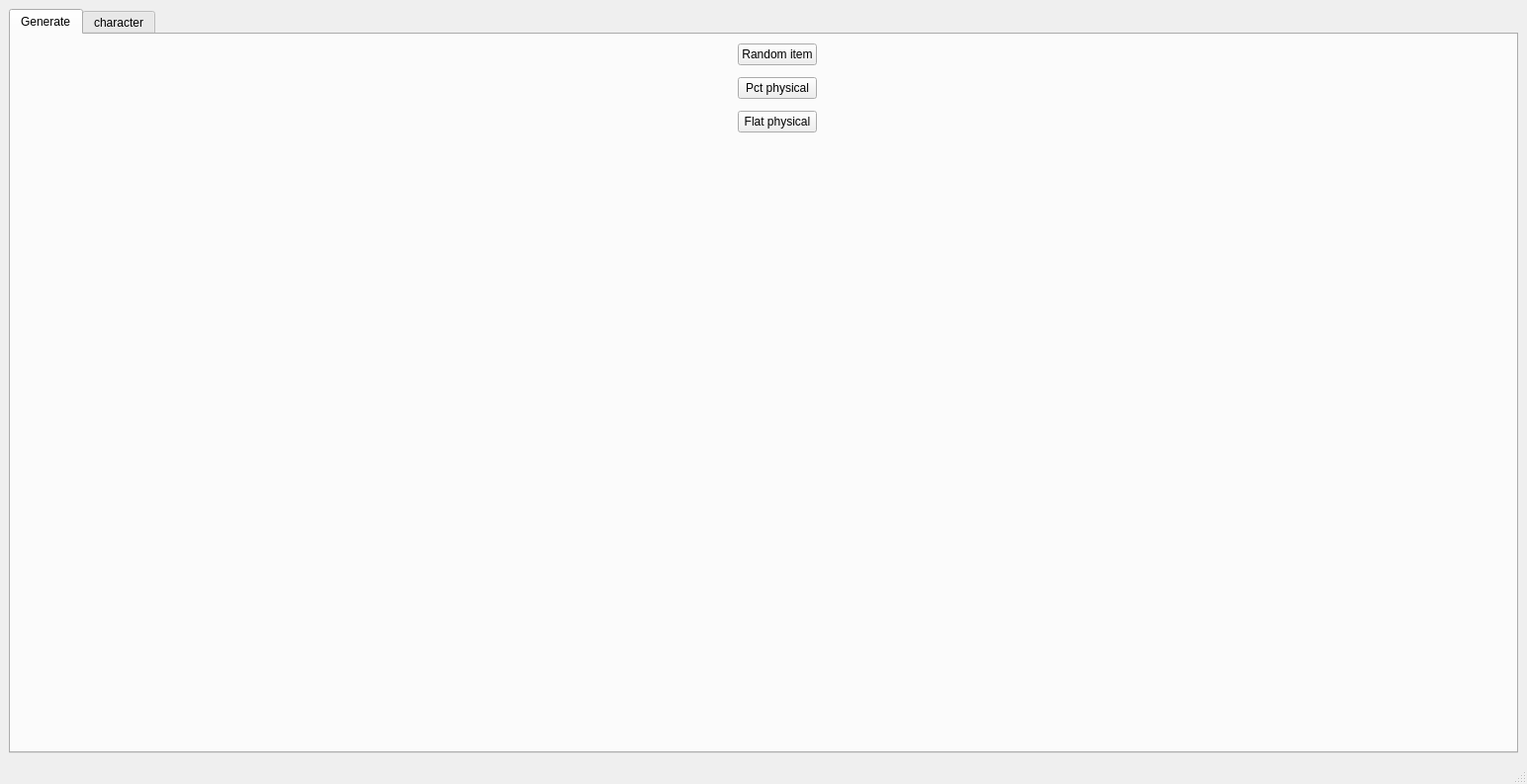
<?xml version="1.0" encoding="UTF-8"?>
<ui version="4.0">
 <class>MainWindow</class>
 <widget class="QMainWindow" name="MainWindow">
  <property name="geometry">
   <rect>
    <x>0</x>
    <y>0</y>
    <width>1544</width>
    <height>793</height>
   </rect>
  </property>
  <property name="windowTitle">
   <string>MainWindow</string>
  </property>
  <widget class="QWidget" name="centralwidget">
   <layout class="QGridLayout" name="gridLayout">
    <item row="0" column="0">
     <widget class="QTabWidget" name="tabWidget">
      <property name="currentIndex">
       <number>0</number>
      </property>
      <widget class="QWidget" name="tab_generate">
       <attribute name="title">
        <string>Generate</string>
       </attribute>
       <layout class="QGridLayout" name="gridLayout_2">
        <item row="0" column="0" rowspan="6" colspan="2">
         <widget class="BaseItemViewer" name="baseItemViewer" native="true">
          <property name="sizePolicy">
           <sizepolicy hsizetype="Fixed" vsizetype="Preferred">
            <horstretch>0</horstretch>
            <verstretch>0</verstretch>
           </sizepolicy>
          </property>
          <property name="minimumSize">
           <size>
            <width>400</width>
            <height>300</height>
           </size>
          </property>
         </widget>
        </item>
        <item row="5" column="3">
         <spacer name="verticalSpacer_2">
          <property name="orientation">
           <enum>Qt::Vertical</enum>
          </property>
          <property name="sizeHint" stdset="0">
           <size>
            <width>20</width>
            <height>40</height>
           </size>
          </property>
         </spacer>
        </item>
        <item row="6" column="1" colspan="3">
         <widget class="ModifierViewer" name="modifierViewer" native="true">
          <property name="minimumSize">
           <size>
            <width>400</width>
            <height>350</height>
           </size>
          </property>
         </widget>
        </item>
        <item row="6" column="0">
         <widget class="AffixRollsViewer" name="affixRollsViewer" native="true">
          <property name="minimumSize">
           <size>
            <width>400</width>
            <height>0</height>
           </size>
          </property>
         </widget>
        </item>
        <item row="0" column="8" rowspan="7">
         <widget class="ItemView" name="collapsedItemViewer" native="true">
          <property name="minimumSize">
           <size>
            <width>600</width>
            <height>0</height>
           </size>
          </property>
         </widget>
        </item>
        <item row="0" column="9">
         <spacer name="horizontalSpacer_2">
          <property name="orientation">
           <enum>Qt::Horizontal</enum>
          </property>
          <property name="sizeHint" stdset="0">
           <size>
            <width>40</width>
            <height>20</height>
           </size>
          </property>
         </spacer>
        </item>
        <item row="4" column="3">
         <widget class="QPushButton" name="pbFloatPhysical">
          <property name="text">
           <string>Flat physical</string>
          </property>
         </widget>
        </item>
        <item row="2" column="3">
         <widget class="QPushButton" name="pbPctPhysical">
          <property name="text">
           <string>Pct physical</string>
          </property>
         </widget>
        </item>
        <item row="0" column="3">
         <widget class="QPushButton" name="pushButton">
          <property name="sizePolicy">
           <sizepolicy hsizetype="Fixed" vsizetype="Fixed">
            <horstretch>0</horstretch>
            <verstretch>0</verstretch>
           </sizepolicy>
          </property>
          <property name="text">
           <string>Random item</string>
          </property>
         </widget>
        </item>
       </layout>
      </widget>
      <widget class="QWidget" name="tab_character">
       <attribute name="title">
        <string>character</string>
       </attribute>
       <layout class="QGridLayout" name="gridLayout_3">
        <item row="0" column="0" rowspan="4">
         <widget class="CharacterViewer" name="characterViewer" native="true">
          <property name="minimumSize">
           <size>
            <width>400</width>
            <height>0</height>
           </size>
          </property>
         </widget>
        </item>
        <item row="1" column="1">
         <widget class="QPushButton" name="pbZeroStats">
          <property name="text">
           <string>Zero stats</string>
          </property>
         </widget>
        </item>
        <item row="3" column="1">
         <spacer name="verticalSpacer">
          <property name="orientation">
           <enum>Qt::Vertical</enum>
          </property>
          <property name="sizeHint" stdset="0">
           <size>
            <width>20</width>
            <height>40</height>
           </size>
          </property>
         </spacer>
        </item>
        <item row="2" column="1">
         <widget class="QPushButton" name="pbRandomStats">
          <property name="text">
           <string>Random stats</string>
          </property>
         </widget>
        </item>
        <item row="1" column="2" rowspan="3">
         <spacer name="horizontalSpacer">
          <property name="orientation">
           <enum>Qt::Horizontal</enum>
          </property>
          <property name="sizeHint" stdset="0">
           <size>
            <width>40</width>
            <height>20</height>
           </size>
          </property>
         </spacer>
        </item>
       </layout>
      </widget>
     </widget>
    </item>
   </layout>
  </widget>
  <widget class="QMenuBar" name="menubar">
   <property name="geometry">
    <rect>
     <x>0</x>
     <y>0</y>
     <width>1544</width>
     <height>21</height>
    </rect>
   </property>
  </widget>
  <widget class="QStatusBar" name="statusbar"/>
 </widget>
 <customwidgets>
  <customwidget>
   <class>BaseItemViewer</class>
   <extends>QWidget</extends>
   <header>baseitemviewer.h</header>
   <container>1</container>
  </customwidget>
  <customwidget>
   <class>ModifierViewer</class>
   <extends>QWidget</extends>
   <header>modifierviewer.h</header>
   <container>1</container>
  </customwidget>
  <customwidget>
   <class>AffixRollsViewer</class>
   <extends>QWidget</extends>
   <header>affixrollsviewer.h</header>
   <container>1</container>
  </customwidget>
  <customwidget>
   <class>ItemView</class>
   <extends>QWidget</extends>
   <header>itemview.h</header>
   <container>1</container>
  </customwidget>
  <customwidget>
   <class>CharacterViewer</class>
   <extends>QWidget</extends>
   <header>characterviewer.h</header>
   <container>1</container>
  </customwidget>
 </customwidgets>
 <resources/>
 <connections/>
</ui>
